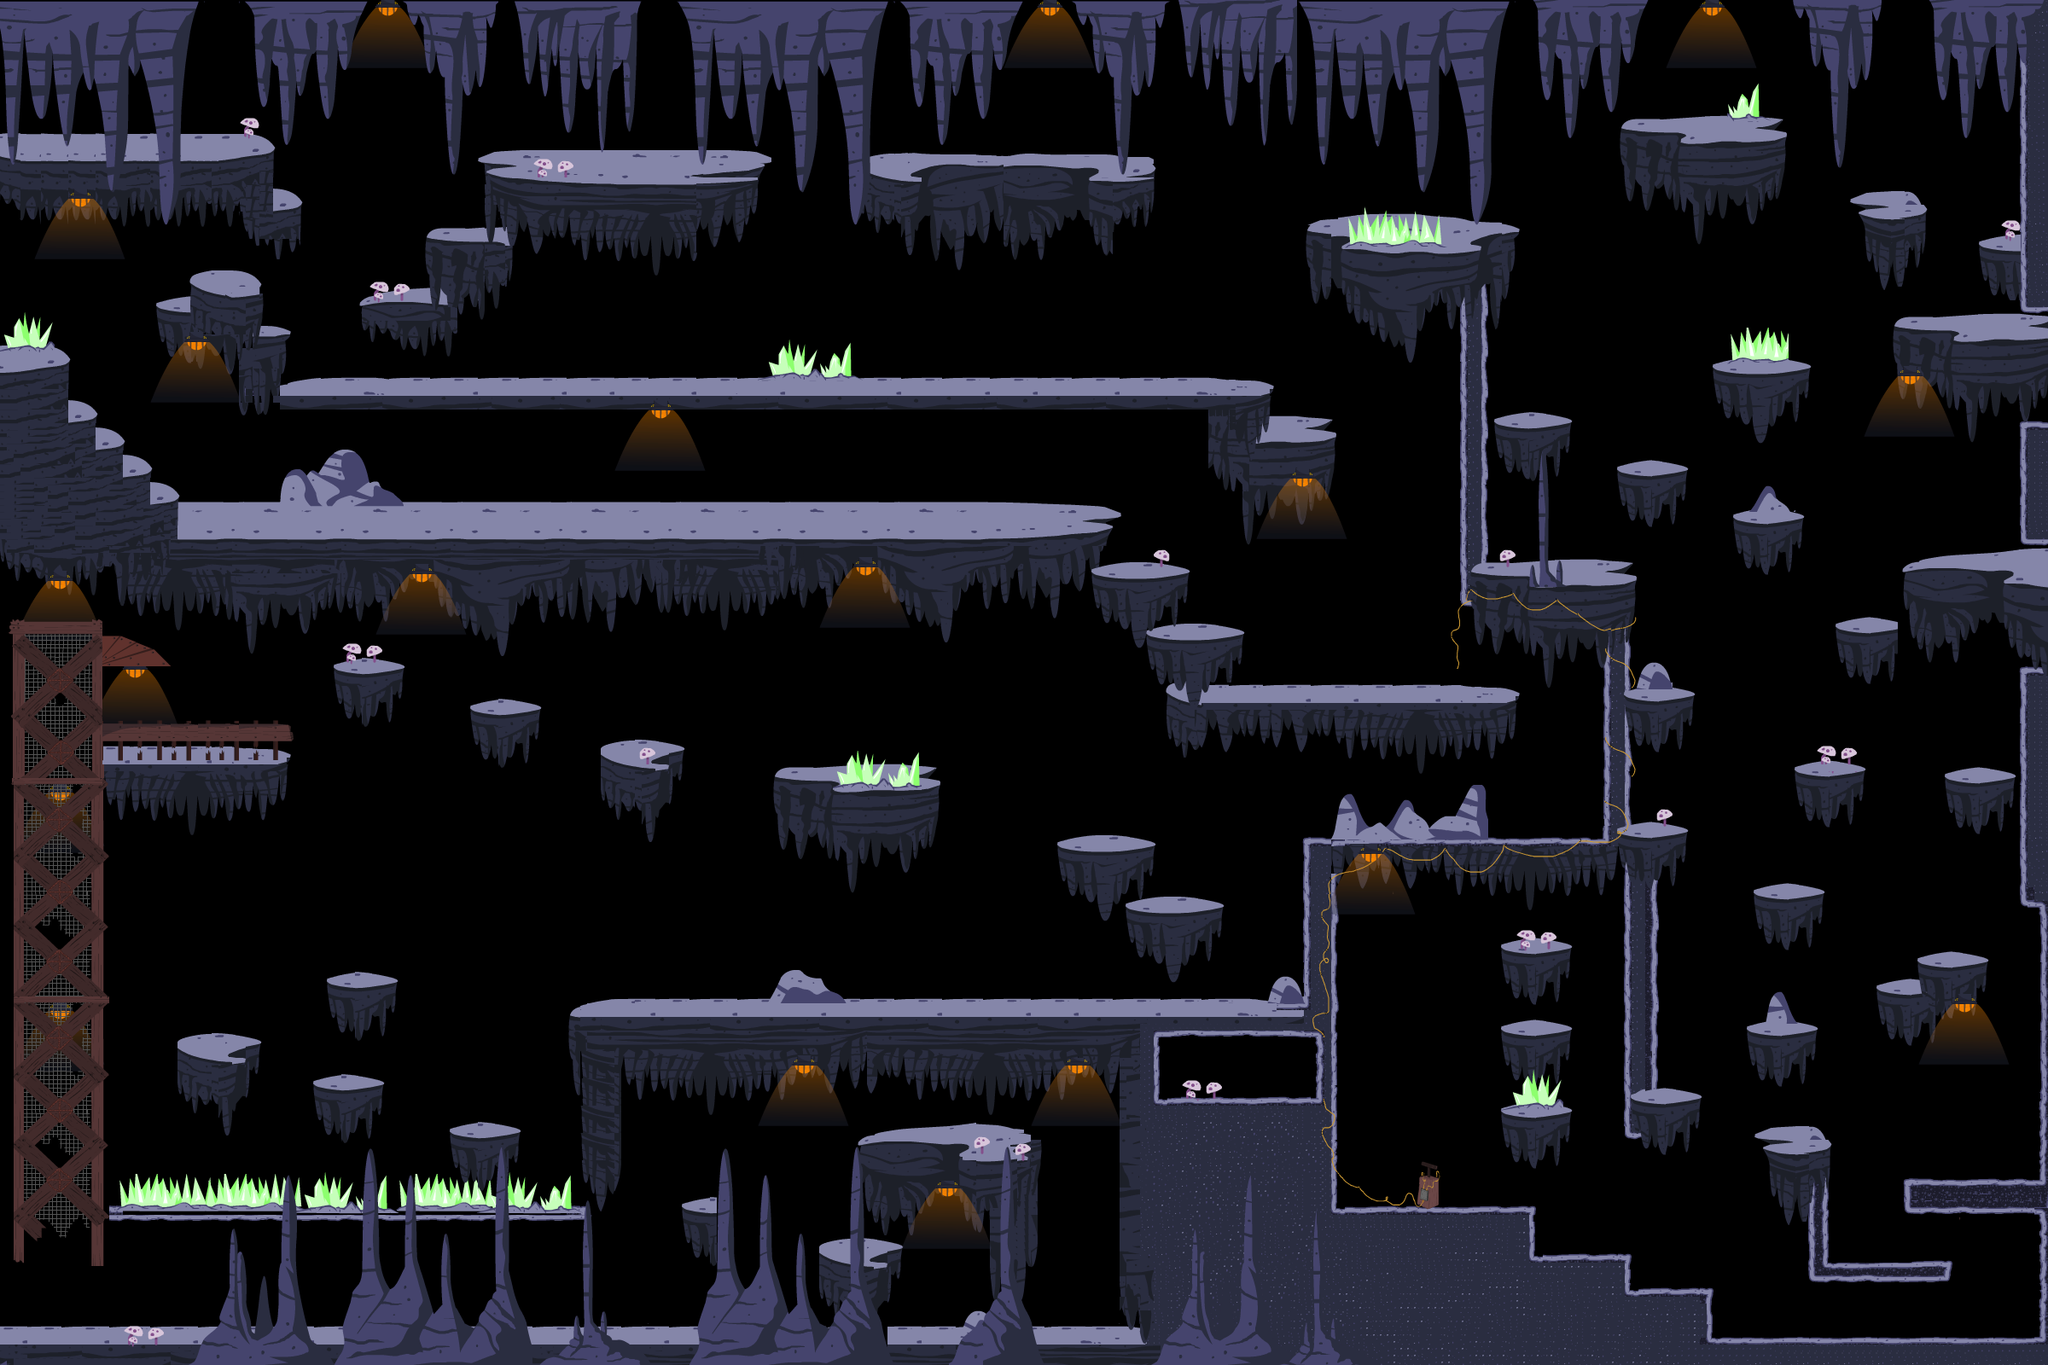

The image is a tile-based game level rendered from a .tmx file. Its description and source (layers, tilesets, objects; grid data summarised) follow:
An orthogonal 300x200 tile map with 8x8 px tiles, 9 tile layers (sub, main2, main, details, ...), 2 tilesets and 366 objects.

<map version="1.0" orientation="orthogonal" width="300" height="200" tilewidth="8" tileheight="8">
 <tileset firstgid="1" name="switch1" tilewidth="8" tileheight="8">
  <image source="switch1.png" width="450" height="800" />
 </tileset>
 <tileset firstgid="5601" name="cave elements" tilewidth="8" tileheight="8">
  <image source="cave elements.png" width="1047" height="840" />
 </tileset>
 <layer name="sub" width="300" height="200">
  <data>[60000 cells, 7099 non-empty, 1666 distinct tile ids]</data>
 </layer>
 <layer name="main2" width="300" height="200">
  <data>[60000 cells, 4721 non-empty, 1881 distinct tile ids]</data>
 </layer>
 <layer name="main" width="300" height="200">
  <data>[60000 cells, 15650 non-empty, 3815 distinct tile ids]</data>
 </layer>
 <layer name="details" width="300" height="200">
  <data>[60000 cells, 2637 non-empty, 1349 distinct tile ids]</data>
 </layer>
 <layer name="switch" width="300" height="200">
  <data>[60000 cells, 1505 non-empty, 1303 distinct tile ids]</data>
 </layer>
 <layer name="player" width="300" height="200">
  <data>[60000 cells, 20 non-empty, 20 distinct tile ids]</data>
 </layer>
 <layer name="foreground0" width="300" height="200">
  <data>[60000 cells, 3411 non-empty, 254 distinct tile ids]</data>
 </layer>
 <layer name="foreground1" width="300" height="200">
  <data>[60000 cells, 12687 non-empty, 5753 distinct tile ids]</data>
 </layer>
 <layer name="foreground2" width="300" height="200">
  <data>[60000 cells, 349 non-empty, 335 distinct tile ids]</data>
 </layer>
 <objectgroup name="Collision" width="300" height="200" opacity="0.68">
  <object x="32" y="176" width="288" />
  <object x="320" y="232" width="24" height="8" />
  <object x="1022" y="190" width="304" />
  <object x="1456" y="816" width="312" />
  <object x="304" y="456" width="1184" height="8" />
  <object x="32" y="616" width="1272" height="8" />
  <object x="1312" y="672" width="72" height="8" />
  <object x="1392" y="744" width="56" height="8" />
  <object x="1536" y="984" width="344" height="8" />
  <object x="1248" y="992" width="96" height="8" />
  <object x="1352" y="1064" width="72" height="8" />
  <object x="920" y="912" width="168" height="8" />
  <object x="1504" y="1144" width="24" height="8" />
  <object x="688" y="1184" width="808" height="8" />
  <object x="224" y="1224" width="64" height="8" />
  <object x="392" y="1152" width="64" height="8" />
  <object x="376" y="1272" width="64" height="8" />
  <object x="536" y="1328" width="64" height="8" />
  <object x="720" y="880" width="48" height="8" />
  <object x="560" y="832" width="64" height="8" />
  <object x="400" y="784" width="64" height="8" />
  <object x="129" y="885" width="200" height="8" />
  <object x="32" y="1568" width="2360" height="8" />
  <object x="1144" y="1536" width="24" height="8" />
  <object x="976" y="1464" width="72" height="8" />
  <object x="1016" y="1336" width="176" height="8" />
  <object x="128" y="1416" width="552" height="8" />
  <object x="232" y="328" width="64" height="8" />
  <object x="200" y="360" width="24" height="8" />
  <object x="8" y="424" width="64" height="8" />
  <object x="80" y="488" width="24" height="8" />
  <object x="112" y="520" width="24" height="8" />
  <object x="144" y="552" width="24" height="8" />
  <object x="176" y="584" width="24" height="8" />
  <object x="304" y="392" width="24" height="8" />
  <object x="808" y="1416" width="24" height="8" />
  <object x="1496" y="504" width="56" height="8" />
  <object x="1744" y="672" width="160" />
  <object x="576" y="192" width="312" />
  <object x="512" y="272" width="56" />
  <object x="432" y="344" width="72" />
  <object x="2176" y="232" width="64" height="8" />
  <object x="2232" y="376" width="136" height="8" />
  <object x="2328" y="288" width="40" height="8" />
  <object x="1912" y="816" width="64" height="8" />
  <object x="2240" y="664" width="128" height="8" />
  <object x="2288" y="912" width="80" height="8" />
  <object x="1912" y="976" width="56" height="8" />
  <object x="2264" y="1128" width="48" height="8" />
  <object x="2208" y="1160" width="48" height="8" />
  <object x="2056" y="1208" width="64" height="8" />
  <object x="1936" y="1288" width="48" height="8" />
  <object x="2240" y="1384" width="152" height="8" />
  <object x="1560" y="1416" width="224" height="8" />
  <object x="1784" y="1472" width="112" height="8" />
  <object x="1896" y="1512" width="96" height="8" />
  <object x="1752" y="496" width="80" height="8" />
  <object x="1904" y="552" width="64" height="8" />
  <object x="2040" y="608" width="64" height="8" />
  <object x="2160" y="736" width="64" height="8" />
  <object x="2112" y="904" width="64" height="8" />
  <object x="2064" y="1048" width="64" height="8" />
  <object x="2072" y="1336" width="64" height="8" />
  <object x="2136" y="1480" width="136" height="8" />
  <object x="2016" y="432" width="96" height="8" />
  <object x="1904" y="152" width="184" height="8" />
  <object x="1344" y="1288" width="208" height="8" />
  <object x="1768" y="1112" width="64" height="8" />
  <object x="1768" y="1208" width="64" height="8" />
  <object x="1768" y="1304" width="64" height="8" />
  <object x="1544" y="272" width="224" height="8" />
 </objectgroup>
 <objectgroup name="Walls" width="300" height="200" opacity="0.46">
  <object x="32" y="24" width="2336" height="8" />
  <object x="24" y="32" width="8" height="184" />
  <object x="312" y="184" width="8" height="48" />
  <object x="344" y="240" width="8" height="24" />
  <object x="888" y="200" width="8" height="24" />
  <object x="1014" y="198" width="8" height="24" />
  <object x="1326" y="198" width="8" height="24" />
  <object x="1712" y="304" width="8" height="392" />
  <object x="2368" y="32" width="32" height="1016" />
  <object x="1904" y="680" width="8" height="640" />
  <object x="1928" y="1008" width="8" height="280" />
  <object x="1736" y="304" width="8" height="368" />
  <object x="1552" y="1016" width="8" height="192" />
  <object x="1528" y="992" width="8" height="216" />
  <object x="1880" y="696" width="8" height="288" />
  <object x="1304" y="624" width="8" height="48" />
  <object x="1384" y="680" width="8" height="64" />
  <object x="1448" y="752" width="8" height="64" />
  <object x="1768" y="824" width="8" height="24" />
  <object x="1088" y="920" width="8" height="16" />
  <object x="912" y="920" width="8" height="24" />
  <object x="768" y="888" width="8" height="48" />
  <object x="712" y="888" width="16" height="56" />
  <object x="624" y="840" width="8" height="16" />
  <object x="552" y="840" width="8" height="16" />
  <object x="464" y="792" width="8" height="16" />
  <object x="392" y="792" width="8" height="16" />
  <object x="329" y="893" width="8" height="24" />
  <object x="456" y="1160" width="8" height="16" />
  <object x="384" y="1160" width="8" height="16" />
  </objectgroup>
 <objectgroup name="Corner" width="300" height="200">
  <!-- 99 objects omitted --></objectgroup>
 <objectgroup name="Start" width="300" height="200">
  <!-- 1 objects omitted --></objectgroup>
 <objectgroup name="boulders" width="300" height="200">
  <!-- 12 objects omitted --></objectgroup>
 <objectgroup name="detonator" width="300" height="200">
  <!-- 1 objects omitted --></objectgroup>
 <objectgroup name="end" width="300" height="200">
  <!-- 1 objects omitted --></objectgroup>
 <objectgroup name="explosion" width="300" height="200">
  <!-- 1 objects omitted --></objectgroup>
 <objectgroup name="egg" width="300" height="200">
  <!-- 61 objects omitted --></objectgroup>
 <objectgroup name="yeti" width="300" height="200">
  <!-- 1 objects omitted --></objectgroup>
</map>
<!-- 265 of 366 objects omitted -->
